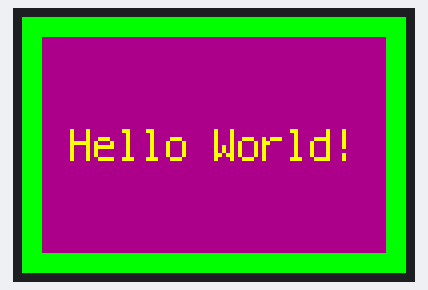
Simulated run of this program. Board: Raspberry Pi Pico running CircuitPython. Shown: 96×64 colour display. What the program prints to the serial console is not drawn.

Above: at 0.1 s.

The program:

color_oled_simple.py
```python
# This script supports the Raspberry Pi Pico board and the Lilygo ESP32-S2 board
# Color OLED Display: http://educ8s.tv/part/ColorOLED
# Raspberry Pi Pico: http://educ8s.tv/part/RaspberryPiPico
# ESP32-S2 Board: http://educ8s.tv/part/esp32s2

import board, busio, displayio, os
import terminalio #Just a font
from adafruit_ssd1331 import SSD1331
from adafruit_display_text import label

displayio.release_displays()

board_type = os.uname().machine
print(f"Board: {board_type}")

if 'Pico' in board_type:
    clk_pin, mosi_pin, reset_pin, dc_pin, cs_pin = board.GP18, board.GP19, board.GP16, board.GP20, board.GP17
elif 'ESP32-S2' in board_type:
    mosi_pin, clk_pin, reset_pin, cs_pin, dc_pin = board.IO35, board.IO36, board.IO38, board.IO34, board.IO37
else:
    mosi_pin, clk_pin, reset_pin, cs_pin, dc_pin = board.GP11, board.GP10, board.GP17, board.GP18, board.GP16
    print("This board is not supported. Change the pin definitions above.")

spi = busio.SPI(clock=clk_pin, MOSI=mosi_pin)

display_bus = displayio.FourWire(spi, command=dc_pin, chip_select=cs_pin, reset=reset_pin)

display = SSD1331(display_bus, width=96, height=64)

# Make the display context
splash = displayio.Group()
display.show(splash)

color_bitmap = displayio.Bitmap(96, 64, 1)
color_palette = displayio.Palette(1)
color_palette[0] = 0x00FF00  # Bright Green

bg_sprite = displayio.TileGrid(color_bitmap, pixel_shader=color_palette, x=0, y=0)
splash.append(bg_sprite)

# Draw a smaller inner rectangle
inner_bitmap = displayio.Bitmap(86, 54, 1)
inner_palette = displayio.Palette(1)
inner_palette[0] = 0xAA0088  # Purple
inner_sprite = displayio.TileGrid(inner_bitmap, pixel_shader=inner_palette, x=5, y=5)
splash.append(inner_sprite)

# Draw a label
text = "Hello World!"
text_area = label.Label(terminalio.FONT, text=text, color=0xFFFF00, x=12, y=32)
splash.append(text_area)

while True:
    pass
```
